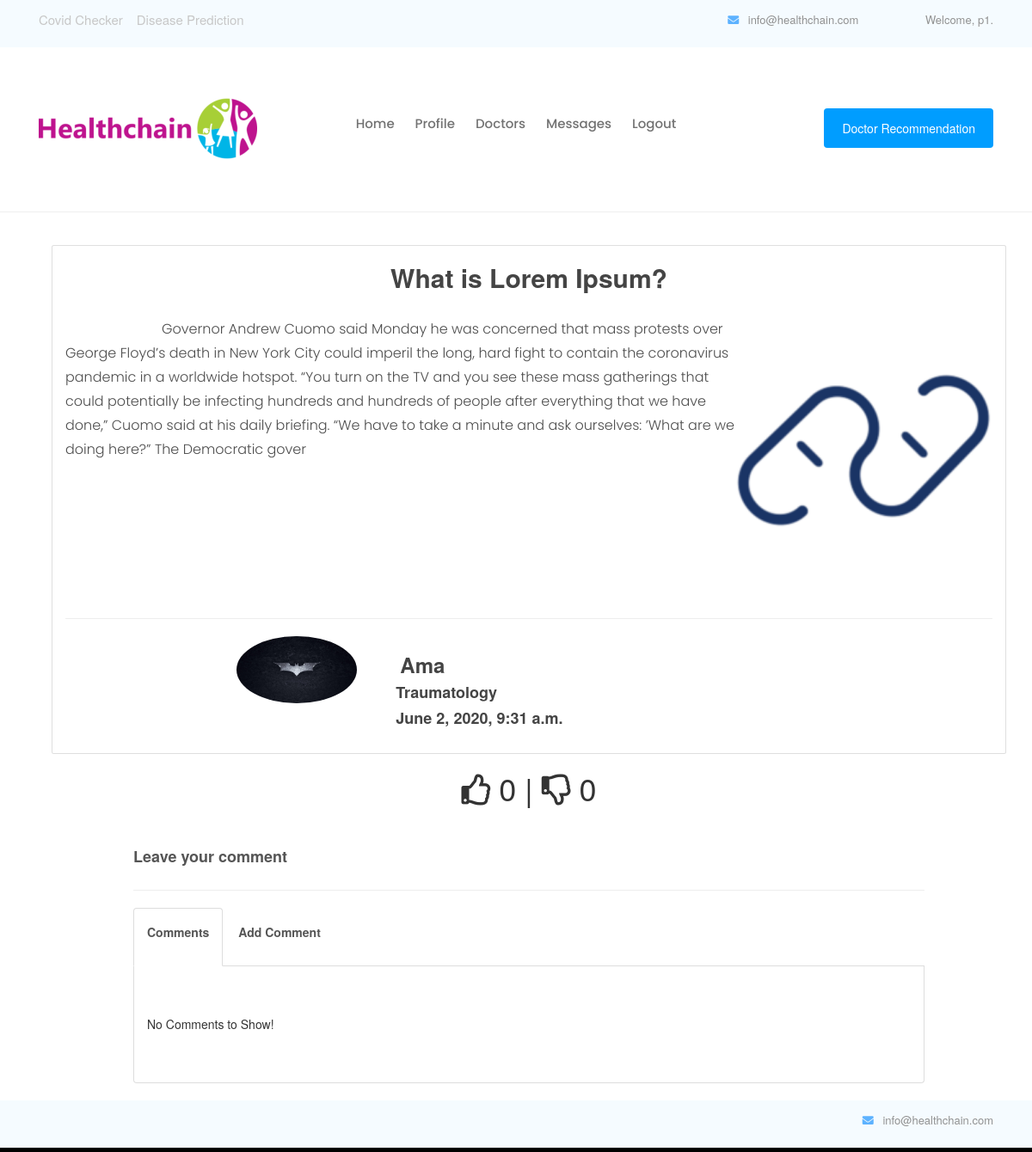
Before: /home/postdetail/7 (signed in) with the older database file.
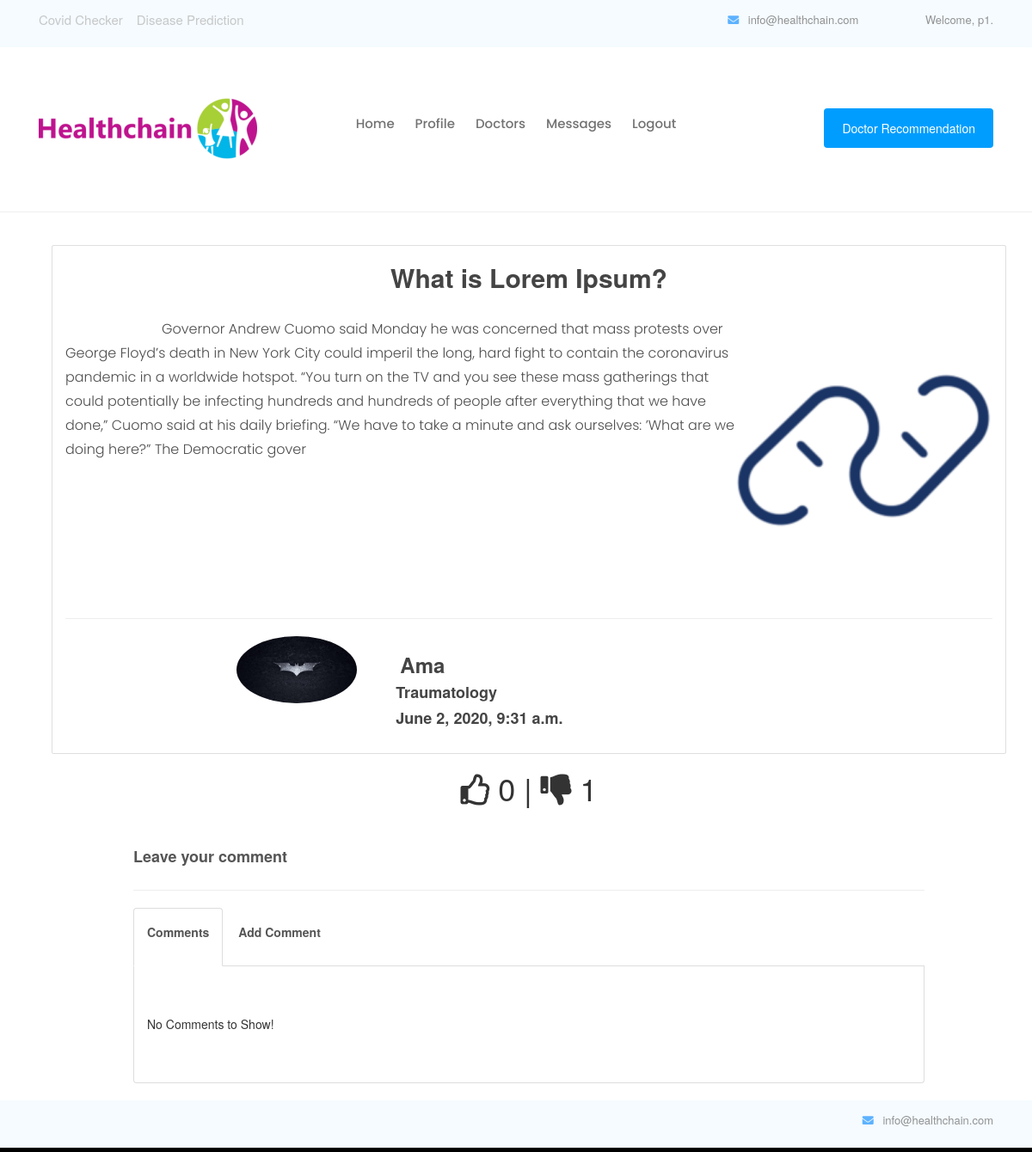
After: the same page with the newer database file.
### pages/models.py (models this page shows, shortened)
class Post(models.Model):
    title = models.CharField(max_length=100,blank=True)
    content = models.TextField(blank=True)
    image=models.ImageField(upload_to='posts/',blank=True,null=True)
    author = models.ForeignKey(Doctor,on_delete=models.CASCADE)
    created_date = models.DateTimeField(auto_now_add=True)
    likes = models.IntegerField(default=0)
    dislikes = models.IntegerField(default=0)

### pages/views.py (the view, shortened to what this page needs)
# urls.py: path('postdetail/<int:pk>',PostDetail.as_view(), name='postdetail'),
class PostDetail(MyPermissionMixin, DetailView):
    raise_exception = True
    login_url = "/login/"
    context_object_name = 'post'
    model = Post
    def get_context_data(self, **kwargs):
        context = super(PostDetail, self).get_context_data(**kwargs)
        post = get_object_or_404(Post, id=self.kwargs['pk'])
        pre = Preference.objects.filter(
            user=self.request.user).filter(post=self.kwargs['pk'])
        if pre:
            context['preference'] = get_object_or_404(
                Preference, post=post, user=self.request.user)
        ct = Comments.objects.filter(post=post).order_by('-date')
        context['comments'] = ct
        context['author'] = get_object_or_404(Doctor,dname=post.author)
        return context
    template_name = 'pages/postdetail.html'
    def test_func(self):
        return (self.request.user.user_type == 1 or self.request.user.user_type == 2 or self.request.user.user_type == 3 or self.request.user.user_type == 5)

### pages/models.py (called while the page is built)
	def __str__(self):
		return self.dname

### pages/views.py (called while the page is built)
    def dispatch(self, request, *args, **kwargs):
        if not request.user.is_authenticated:
            return redirect('login')
        else:
            user_test_result = self.get_test_func()()
            if not request.user.is_authenticated or not user_test_result:
                return HttpResponse('<h2> Permission Denied ! </h2>')
            return super().dispatch(request, *args, **kwargs)

### pages/templates/pages/postdetail.html (shortened to what this page needs)
{% extends 'pages/base.html' %}
{% block script %}
<link href="//maxcdn.bootstrapcdn.com/bootstrap/3.3.0/css/bootstrap.min.css"
    rel="stylesheet" id="bootstrap-css">
<link rel="stylesheet" href="https://use.fontawesome.com/releases/v5.7.2/css/all.css">
{% endblock %}
{% block content %}
    <div class="container">
        <div class="card container-fluid">
    <h2 style="font-weight: bolder;text-align: center;">{{post.title}}</h2>
    <br>
                <p>
                <img src="{{post.image.url}}" style=" width:300px;height: 300px; float: right;" >
                &emsp;&emsp;&emsp;&emsp;&emsp;&emsp;&emsp;{{post.content}}
                </p>
                <br>
                <hr>
                <div class="row">
                    <div class="col md-4">
                    <img class="media-object img-circle"
                        src="{{author.imagefile.url}}"
                        alt="profile" style="float: right;width: 140px;">
                    </div>
                    <div class="col md-4">
                       <h3 style="font-weight: bolder;"> &nbsp;&nbsp; {{author.dname}}</h3>
                       <h4 style="font-weight: bold;"> &nbsp;&nbsp; {{author.spec}}</h4>
                       <h4 style="font-weight: bold;">  &nbsp;&nbsp; {{post.created_date}}</h4>
                    </div>
                    <div class="col md-4">
                    </div>
                </div>
<br>
    </div>
<center>
    {% if preference.value == 1 %}
   <h1> <i class="fas fa-thumbs-up"></i>  {{post.likes}} | <a href="#"
        onClick="document.getElementById('dislikebutton').submit()"><i class="far fa-thumbs-down"></i></a> {{post.dislikes}}</h1>
    {% elif preference.value == 0 %}
    <h1> <a href="#" onClick="document.getElementById('likebutton').submit()"><i class="far fa-thumbs-up"></i></a> {{post.likes}} | <i class="fas fa-thumbs-down"></i>
    {{post.dislikes}}</h1>
    {% else %}
    <h1> <a href="#" onClick="document.getElementById('likebutton').submit()"><i class="far fa-thumbs-up"></i></a> {{post.likes}} | <a href="#"
        onClick="document.getElementById('dislikebutton').submit()"><i class="far fa-thumbs-down"></i></a> {{post.dislikes}}</h1>
    {% endif %}
</center>
        <div class="row">
            <div class="col-sm-10 col-sm-offset-1" id="logout">
                <div class="page-header">
                    <h4 class="reviews">Leave your comment</h4>
                </div>
                <div class="comment-tabs">
                    <ul class="nav nav-tabs" role="tablist">
                        <li class="active"><a href="#comments-logout" role="tab"
                                data-toggle="tab"><h5 class="reviews
                                    text-capitalize">Comments</h5></a></li>
                        <li><a href="#add-comment" role="tab" data-toggle="tab"><h5
                                    class="reviews text-capitalize">Add comment</h5></a></li>
                    </ul>
                    <div class="tab-content">
                        <div class="tab-pane active" id="comments-logout">
                            <ul class="media-list">
                                {% if not comments %}
                                <h5>No Comments to Show!</h5>
                                {% endif %}
                            </ul>
                        </div>
                    </div>
                </div>
            </div>
        </div>
    </div>
{% endblock %}

Changed rows visible on the page:
changed Post "What is Lorem Ipsum?": dislikes "0" → "1"
